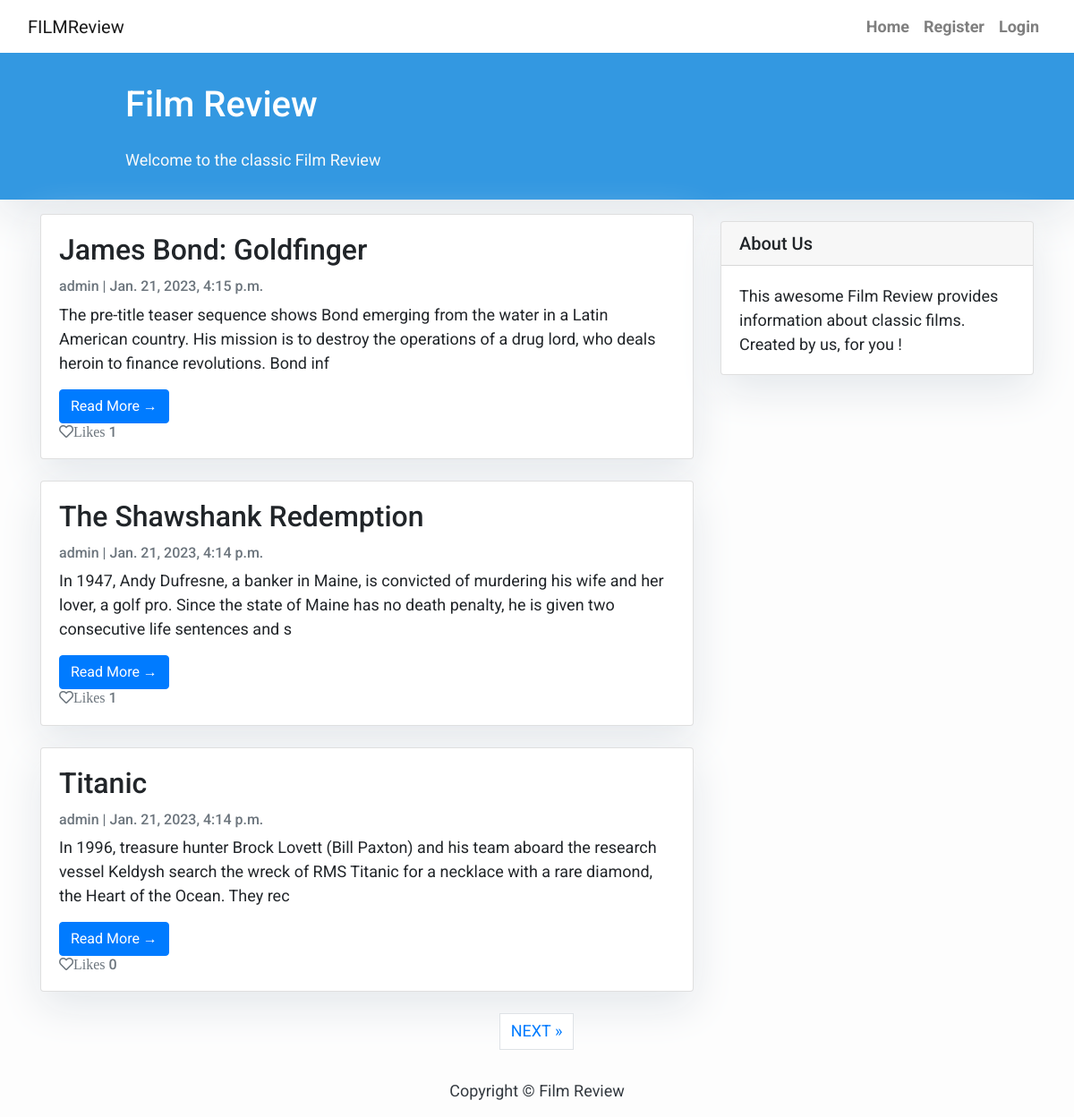
The page / on the database its author committed.
### articles/models.py (models this page shows, shortened)
class Post(models.Model):
    title = models.CharField(max_length=200, unique=True)
    slug = models.SlugField(max_length=200, unique=True)
    author = models.ForeignKey(User, on_delete=models.CASCADE, related_name='blog_posts')
    updated_on = models.DateTimeField(auto_now=True)
    content = models.TextField()
    created_on = models.DateTimeField(auto_now_add=True)
    status = models.IntegerField(choices=STATUS, default=0)
    likes = models.ManyToManyField(
        User, related_name='blogpost_like', blank=True)
    class Meta:
        ordering = ['-created_on']
    def number_of_likes(self):
        return self.likes.count()

### articles/views.py (the view)
# urls.py: path('', views.PostList.as_view(), name='home'),
class PostList(generic.ListView):
    model = Post
    queryset = Post.objects.filter(status=1).order_by('-created_on')
    template_name = 'index.html'
    paginate_by = 3

### templates/index.html (shortened to what this page needs)
{% extends "base.html" %}
{% block content %}
<header class="masthead">
    <div class="container">
        <div class="row">
            <div class=" col-md-8 col-md-10 mx-auto">
                <div class="site-heading">
                    <h1 class=" site-heading my-4 mt-3 text-white"> Film Review</h1>
                    <p class="text-light">Welcome to the classic Film Review &nbsp
                    </p>
                </div>
            </div>
        </div>
    </div>
</header>
<div class="container">
    <div class="row">
        <div class="col-md-8 mt-3 left">
            {% for post in post_list %}
            <div class="card mb-4">
                <div class="card-body">
                    <h2 class="card-title">{{ post.title }}</h2>
                    <p class="card-text text-muted h6">{{ post.author }} | {{ post.created_on}} </p>
                    <p class="card-text">{{post.content|slice:":200" }}</p>
                    <a href="{% url 'post_detail' post.slug  %}" class="btn btn-primary">Read More &rarr;</a>
                    <p class="card-text text-muted h6"><i class="far fa-heart">Likes </i>
                        {{ post.number_of_likes }}</p>
                </div>
            </div>
            {% endfor %}
        </div>
        {% block sidebar %} {% include 'sidebar.html' %} {% endblock sidebar %}
    </div>
    {% if is_paginated %}
    <nav aria-label="Page navigation">
        <ul class="pagination justify-content-center">
            {% if page_obj.has_next %}
            <li><a href="?page={{ page_obj.next_page_number }}" class="page-link"> NEXT &raquo;</a></li>
            {% endif %}
        </ul>
    </nav>
    {% endif %}
</div>
{%endblock%}

### templates/base.html (shortened to what this page needs)
<!DOCTYPE html>
<html>
    <head>
        <link rel="stylesheet" href="https://cdnjs.cloudflare.com/ajax/libs/font-awesome/5.15.3/css/all.min.css">
        <link rel="stylesheet" href="https://maxcdn.bootstrapcdn.com/bootstrap/4.0.0/css/bootstrap.min.css"
 />
    </head>
    <body>
        <nav class="navbar navbar-expand-lg navbar-light bg-white">
        <div class="container-fluid">
            <a class="navbar-brand" href="{% url 'home' %}">F<span class="brand">I<span class="red-o">LM</span><span
                        class="thin">Review</span></span></span></a>
            <div class="collapse navbar-collapse" id="navbarResponsive">
                <ul class="navbar-nav ml-auto">
                    <li class="nav-item text-black">
                        <a class="nav-link text-black font-weight-bold" href="{% url 'home' %}">Home</a>
                    </li>
                    {% if user.is_authenticated %}
                        <li class="nav-item text-black">
                            <a class="nav-link text-black font-weight-bold" href="{% url 'account_logout' %}">Logout</a>
                        </li>
                    {% else %}
                        <li class="nav-item text-black">
                            <a class="nav-link text-black font-weight-bold" href="{% url 'account_signup' %}">Register</a>
                        </li>
                        <li class="nav-item text-black">
                            <a class="nav-link text-black font-weight-bold" href="{% url 'account_login' %}">Login</a>
                        </li>
                    {% endif %}
                </ul>
            </div>
            </div>
        </nav>
        {% block content %}{% endblock content %}
        <footer class="py-3 bg-grey">
            <p class="m-0 text-dark text-center ">Copyright &copy; Film Review</p>
        </footer>
    </body>
</html>

### templates/sidebar.html (shortened to what this page needs)
{% block sidebar %}
<div class="col-md-4 float-right ">
<div class="card my-4">
        <h5 class="card-header">About Us</h5>
    <div class="card-body">
        <p class="card-text"> This awesome Film Review provides information about classic films. Created by us, for you !</p>
    </div>
</div>
</div>
{% endblock sidebar %}

### templates/base.html (style rules this page uses)
body { font-family: "Roboto", sans-serif; font-size: 17px; background-color: #fdfdfd; }
.masthead { background: #3398E1; height: auto; padding-bottom: 15px; box-shadow: 0 16px 48px #E3E7EB; padding-top: 10px; }

### templates/index.html (style rules this page uses)
body { font-family: "Roboto", sans-serif; font-size: 18px; background-color: #fdfdfd; }
.card { box-shadow: 0 16px 48px #E3E7EB; }

### templates/sidebar.html (style rules this page uses)
.card { box-shadow: 0 16px 48px #E3E7EB; }

### rows shown on the page
Post: title "James Bond: Goldfinger", author "admin", created_on "Jan. 21, 2023, 4:15 p.m.", content "The pre-title teaser sequence shows Bond emerging from the water in a Latin American country. His mission is to destroy the operations of a drug lord, who deals heroin to finance revolutions. Bond inf", number_of_likes "1"
Post: title "The Shawshank Redemption", author "admin", created_on "Jan. 21, 2023, 4:14 p.m.", content "In 1947, Andy Dufresne, a banker in Maine, is convicted of murdering his wife and her lover, a golf pro. Since the state of Maine has no death penalty, he is given two consecutive life sentences and s", number_of_likes "1"
Post: title "Titanic", author "admin", created_on "Jan. 21, 2023, 4:14 p.m.", content "In 1996, treasure hunter Brock Lovett (Bill Paxton) and his team aboard the research vessel Keldysh search the wreck of RMS Titanic for a necklace with a rare diamond, the Heart of the Ocean. They rec", number_of_likes "0"
